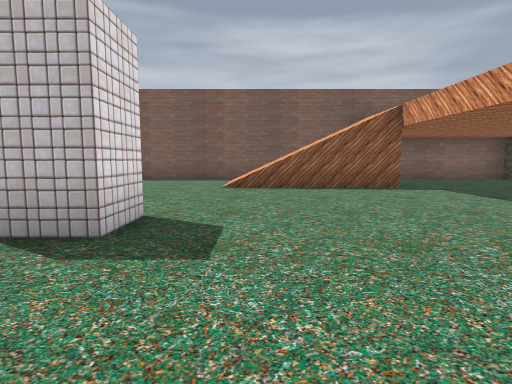
view 1 (above)

14 first-person views from a walk through a Godot game level. The camera is 1.3 m above the floor, tilts 6° down and sees 80° across. The floor is counted in squares, 2 m on a side. Each view is taken from the middle of a square. On the plan, view 1 faces up. The plan holds only what a view shows up to about 10 squares ahead; the rest is blank. The place goes on beyond the plan.

view 2
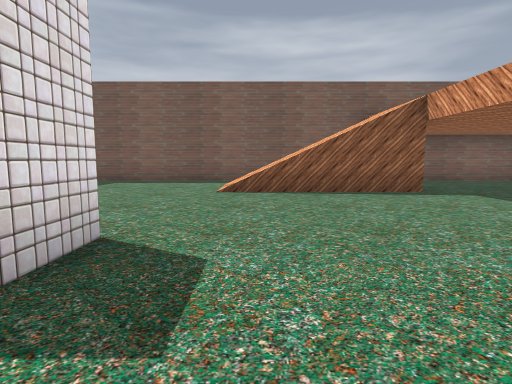

view 3
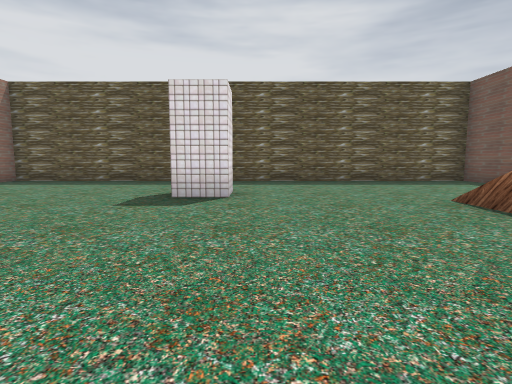

view 4
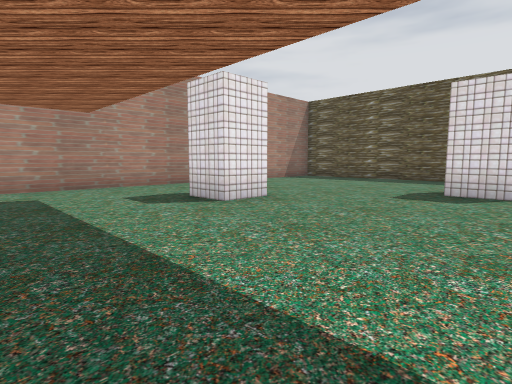

view 5
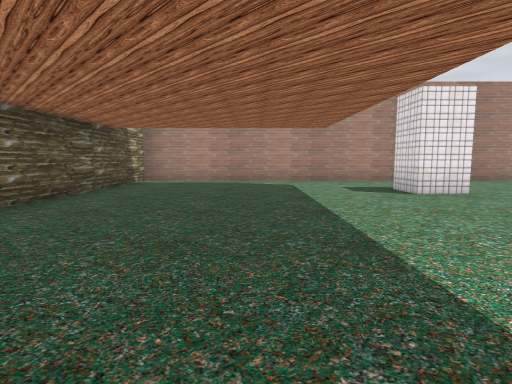

view 6
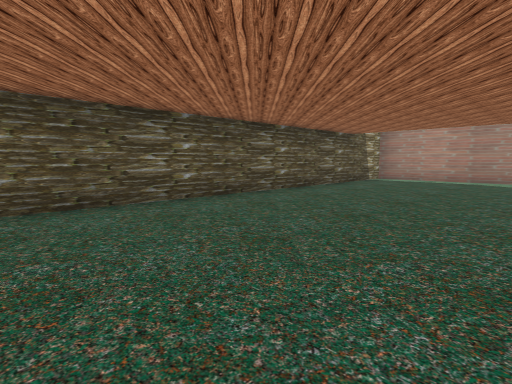

view 7
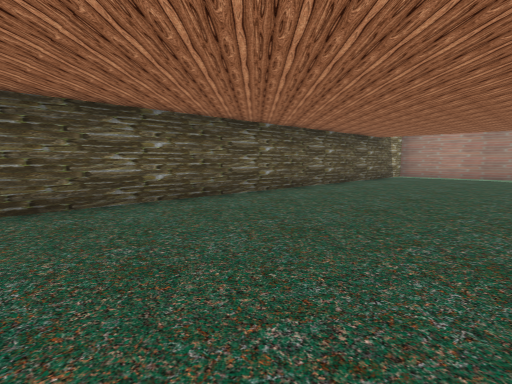

view 8
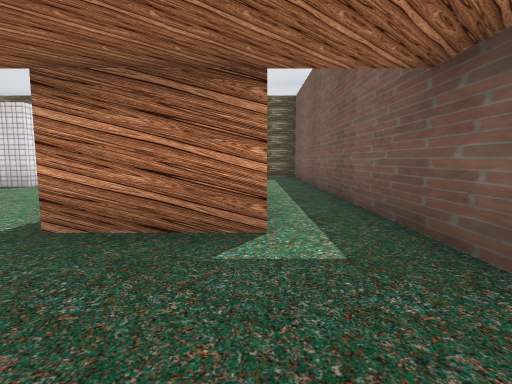

view 9
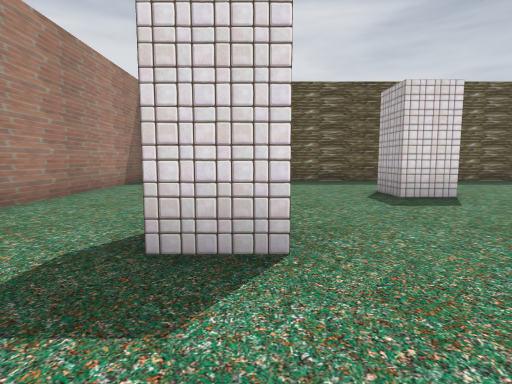

view 10
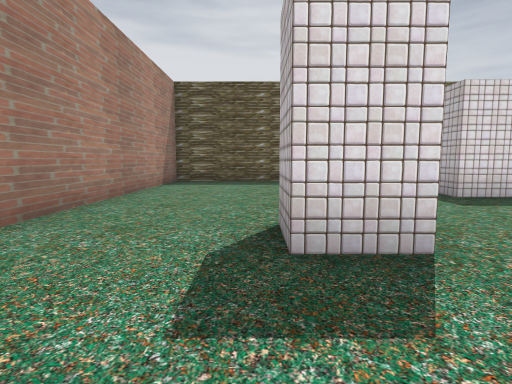

view 11
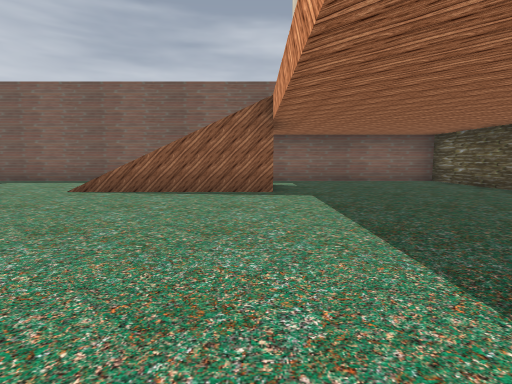

view 12
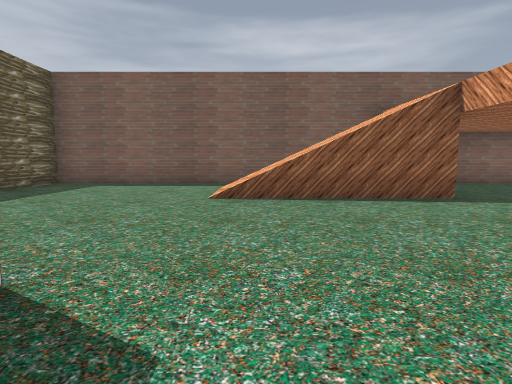

view 13
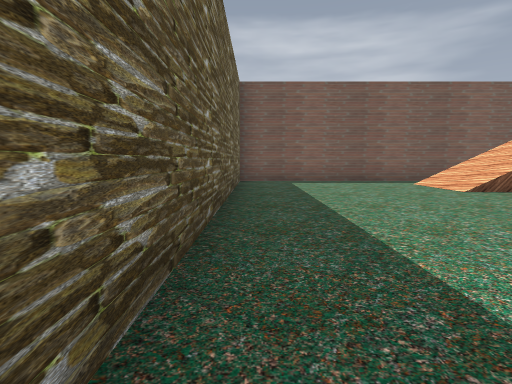

view 14
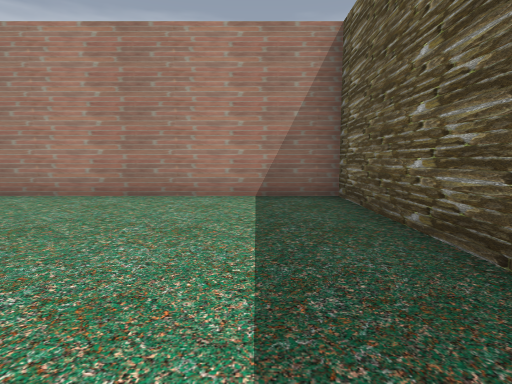

### Floor plan
Key: @ floor where view 1 was taken; # wall or solid block; . floor; / step, stairs or slope; v drop or lower ground.
Columns run from 6 left of view 1 to 9 right of it. Each row starts with its distance up from view 1.
 11 ################
 10 #..............#
  9 #.....////.....#
  8 #.....////.....#
  7 #.....#vv#.....#
  6 #..............#
  5 #..............#
  4 #..............#
  3 #...#..........#
  2 #..............#
  1 #..............#
  0 #.....@#.......#
 -1 #..............#
 -2 #..............#
 -3 #..............#
 -4 ################

Positions as (right, up) in squares from view 1, and headings:
1: (0, 0), facing up
2: (0, 1), facing up
3: (4, 4), facing left
4: (5, 4), facing down-left
5: (5, 6), facing down
6: (4, 7), facing down-right
7: (4, 9), facing down-right
8: (6, 9), facing left
9: (4, 0), facing left
10: (4, -1), facing left
11: (3, 1), facing up
12: (0, 2), facing up
13: (-5, 1), facing up
14: (-4, 2), facing down
